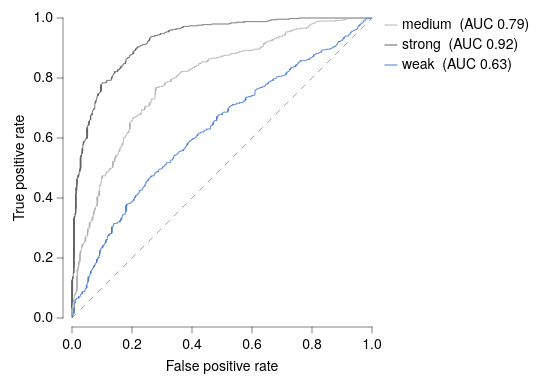

Vega-Lite specification for this chart:
### Vega-Lite specification from a JSON file in a GitHub repository (floating-point values rounded to 4 significant figures; data arrays with more than 128 entries replaced by an {"elided": "..."} marker saying what was removed)
{"background": null, "config": {"arc": {"fill": "#DBDBDB", "fillOpacity": 1.0, "innerRadius": 37.5, "padAngle": 0.03, "stroke": "black", "strokeOpacity": 1, "strokeWidth": 0.25}, "area": {"fill": "#DBDBDB", "fillOpacity": 1.0, "stroke": "black", "strokeOpacity": 1, "strokeWidth": 0.25}, "axis": {"domain": true, "domainCap": "round", "domainColor": "black", "domainWidth": 0.25, "grid": false, "gridCap": "round", "gridColor": "#F1F1F1", "gridDash": [0, 0], "gridOpacity": 1.0, "gridWidth": 0.25, "labelColor": "black", "labelFont": "Helvetica Neue, HelveticaNeue, Helvetica, Arial, sans-serif", "labelFontSize": 7, "labelFontStyle": "normal", "labelFontWeight": 400, "offset": 4.5, "ticks": true, "tickCap": "round", "tickColor": "black", "tickRound": false, "tickSize": 3, "tickWidth": 0.25, "titleColor": "black", "titleFont": "Helvetica Neue, HelveticaNeue, Helvetica, Arial, sans-serif", "titleFontSize": 7, "titleFontStyle": "normal", "titleFontWeight": 400}, "axisX": {"domain": true, "labelAlign": "center", "labelAngle": 0, "labels": true, "ticks": true, "translate": 0}, "axisY": {"domain": true, "labelAlign": "right", "labelAngle": 0, "labels": true, "ticks": true, "translate": 0}, "axisRight": {"domain": true, "labelAlign": "left", "labelAngle": 0, "labels": true, "ticks": true, "translate": 0}, "axisTop": {"domain": true, "labelAlign": "center", "labelAngle": 0, "labels": true, "ticks": true, "translate": 0}, "axisBand": {"tickOffset": 0}, "bar": {"fill": "#DBDBDB", "fillOpacity": 1.0, "stroke": "black", "strokeOpacity": 1, "strokeWidth": 0.25}, "boxplot": {"size": 13.5, "ticks": {"cornerRadius": 0.25, "fill": "black", "opacity": 1, "size": 6.75, "thickness": 0.25}, "box": {"fillOpacity": 1.0, "stroke": "black", "strokeOpacity": 1, "strokeWidth": 0.25}, "median": {"cornerRadius": 0, "fill": "black", "fillOpacity": 1.0, "opacity": 1, "size": 13.5, "thickness": 0.25}, "rule": {"fill": "black", "fillOpacity": 1.0, "size": 15.0, "stroke": "black", "strokeDash": [0, 0], "strokeOpacity": 1, "strokeWidth": 0.25}, "outliers": {"color": "black", "fill": "black", "fillOpacity": 1.0, "size": 0, "stroke": "black", "strokeOpacity": 1, "strokeWidth": 0.25}}, "circle": {"fill": "black", "fillOpacity": 1.0, "size": 1.875, "stroke": null, "strokeOpacity": 1, "strokeWidth": 0.25}, "errorband": {"band": {"fillOpacity": 0.6, "stroke": null, "strokeWidth": 0.25, "strokeOpacity": 1}, "borders": {"opacity": 0, "strokeOpacity": 0.25, "strokeWidth": 1}}, "errorbar": {"opacity": 1, "rule": {"strokeDash": [0, 0], "strokeWidth": 0.25}, "ticks": {"color": "black", "cornerRadius": 0.125, "opacity": 1, "size": 9.0, "thickness": 0.25}, "thickness": 0.25}, "font": "Helvetica Neue, HelveticaNeue, Helvetica, Arial, sans-serif", "geoshape": {"fill": "#DBDBDB", "fillOpacity": 1.0, "stroke": "black", "strokeOpacity": 1, "strokeWidth": 0.25}, "header": {"labelColor": "black", "labelFont": "Helvetica Neue, HelveticaNeue, Helvetica, Arial, sans-serif", "labelFontSize": 7, "labelFontStyle": "normal", "labelFontWeight": 400, "titleColor": "black", "titleFont": "Helvetica Neue, HelveticaNeue, Helvetica, Arial, sans-serif", "titleFontSize": 7, "titleFontStyle": "normal", "titleFontWeight": 400, "titlePadding": 0}, "legend": {"disable": false, "offset": 4.5, "titlePadding": 4, "labelOffset": 2, "gradientLabelOffset": 2, "gradientLength": 75.0, "gradientThickness": 7.5, "gradientOpacity": 1.0, "gradientStrokeColor": "black", "gradientStrokeWidth": 0.25, "labelColor": "black", "labelFont": "Helvetica Neue, HelveticaNeue, Helvetica, Arial, sans-serif", "labelFontSize": 7, "labelFontStyle": "normal", "labelFontWeight": 400, "strokeColor": "black", "strokeWidth": 0, "symbolSize": 42, "symbolStrokeColor": "black", "symbolStrokeWidth": 0.25, "titleColor": "black", "titleFont": "Helvetica Neue, HelveticaNeue, Helvetica, Arial, sans-serif", "titleFontSize": 7, "titleFontStyle": "normal", "titleFontWeight": 400}, "line": {"color": "black", "stroke": "black", "strokeCap": "butt", "strokeDash": [0, 0], "strokeOpacity": 1, "strokeWidth": 0.5}, "point": {"filled": true, "fill": "#DBDBDB", "fillOpacity": 1.0, "size": 7.5, "stroke": "black", "strokeOpacity": 1, "strokeWidth": 0.25}, "range": {"category": ["#B2B2B2", "#636363", "#4A7CD3", "#008542", "#382864", "#509F98", "#284F93", "#005226", "#A398D6", "#173633"], "diverging": {"scheme": ["#443E60", "#5F597E", "#7C759B", "#9994B6", "#B7B4CC", "#D6D5DC", "#F6F6F6", "#D1DAD9", "#A4C2BF", "#7AA9A4", "#578E89", "#37736E", "#1B5954"]}, "heatmap": {"scheme": ["#32022B", "#43044D", "#4C196E", "#4D338C", "#484DA6", "#3A68BB", "#1D83CA", "#1D9CCB", "#23B5C9", "#28CDC5", "#4DE0B4", "#91EE9F"]}, "ordinal": {"scheme": ["#F1F1F1", "#DBDBDB", "#C6C6C6", "#B2B2B2", "#9D9D9D", "#898989", "#767676", "#636363", "#515151", "#404040", "#2F2F2F", "#1F1F1F"]}, "ramp": {"scheme": ["#32022B", "#43044D", "#4C196E", "#4D338C", "#484DA6", "#3A68BB", "#1D83CA", "#1D9CCB", "#23B5C9", "#28CDC5", "#4DE0B4", "#91EE9F"]}}, "rule": {"color": "black", "stroke": "black", "strokeCap": "round", "strokeDash": [2, 2], "strokeOpacity": 1, "strokeWidth": 0.25}, "scale": {"bandPaddingInner": 0.1, "bandPaddingOuter": 0.1, "round": false}, "rect": {"fill": "#DBDBDB", "fillOpacity": 1.0, "stroke": "black", "strokeOpacity": 1, "strokeWidth": 0.25}, "square": {"fill": "#DBDBDB", "fillOpacity": 1.0, "size": 15.0, "stroke": "black", "strokeOpacity": 1, "strokeWidth": 0.25}, "text": {"color": "black", "font": "Helvetica Neue, HelveticaNeue, Helvetica, Arial, sans-serif", "fontSize": 7, "fontStyle": "normal", "fontWeight": 400}, "tick": {"color": "black", "cornerRadius": 0.125, "opacity": 1.0, "size": 13.5, "thickness": 0.25}, "title": {"anchor": "middle", "frame": "group", "color": "black", "font": "Helvetica Neue, HelveticaNeue, Helvetica, Arial, sans-serif", "fontSize": 7, "fontStyle": "normal", "fontWeight": 400, "subtitleColor": "black", "subtitleFont": "Helvetica Neue, HelveticaNeue, Helvetica, Arial, sans-serif", "subtitleFontSize": "Helvetica Neue, HelveticaNeue, Helvetica, Arial, sans-serif", "subtitleFontStyle": "normal", "subtitleFontWeight": 400}, "trail": {"color": "black", "opacity": 1, "size": 0.5}, "view": {"continuousWidth": 150, "continuousHeight": 150, "discreteWidth": 150, "discreteHeight": 150, "fill": null, "stroke": null, "strokeWidth": 0.25}}, "layer": [{"data": {"name": "data-3202155f3934f7fbee309f063f2d1ca5"}, "mark": {"type": "line", "color": "gray", "opacity": 0.7, "strokeDash": [3, 3]}, "encoding": {"x": {"field": "fpr", "type": "quantitative"}, "y": {"field": "tpr", "type": "quantitative"}}}, {"data": {"name": "data-17351f3b014114568340c31df5c3e7c1"}, "mark": {"type": "line", "interpolate": "step-after"}, "encoding": {"color": {"field": "model", "title": null, "type": "nominal"}, "x": {"field": "fpr", "scale": {"domain": [0, 1], "nice": false}, "title": "False positive rate", "type": "quantitative"}, "y": {"field": "tpr", "scale": {"domain": [0, 1], "nice": false}, "title": "True positive rate", "type": "quantitative"}}}], "$schema": "https://vega.github.io/schema/vega-lite/v6.4.1.json", "datasets": {"data-3202155f3934f7fbee309f063f2d1ca5": [{"fpr": 0.0, "tpr": 0.0}, {"fpr": 1.0, "tpr": 1.0}], "data-17351f3b014114568340c31df5c3e7c1": {"elided": "3000 records"}}}
